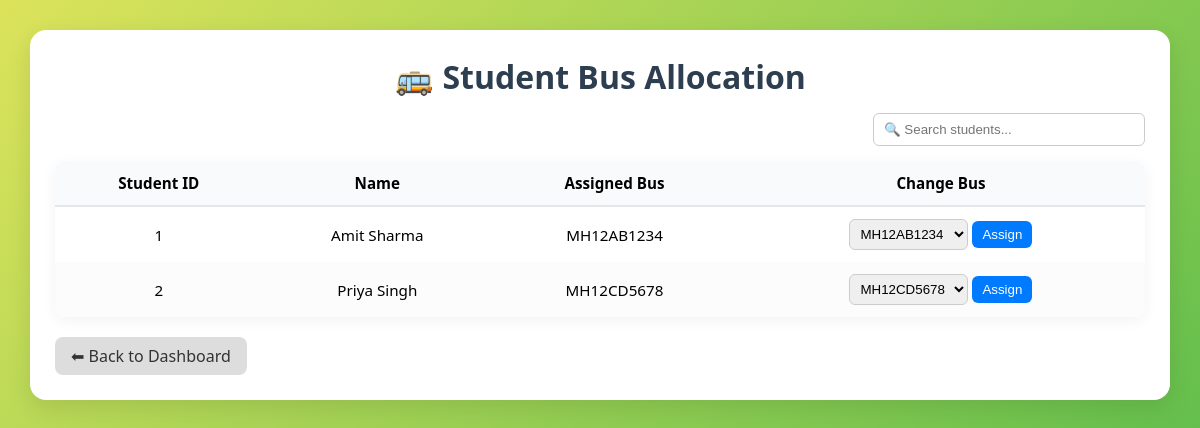
/reports/bus_allocation.php, run on the app's committed database.
### tables this page shows
CREATE TABLE students (
    student_id INT AUTO_INCREMENT PRIMARY KEY,
    name VARCHAR(100) NOT NULL,
    email VARCHAR(100),
    phone VARCHAR(15),
    address TEXT,
    bus_id INT DEFAULT NULL,
    created_at TIMESTAMP DEFAULT CURRENT_TIMESTAMP,
    FOREIGN KEY (bus_id) REFERENCES buses(bus_id) ON DELETE SET NULL
);

CREATE TABLE buses (
    bus_id INT AUTO_INCREMENT PRIMARY KEY,
    bus_number VARCHAR(50) NOT NULL UNIQUE,
    capacity INT NOT NULL,
    driver_id INT,
    route_id INT,
    created_at TIMESTAMP DEFAULT CURRENT_TIMESTAMP,
    FOREIGN KEY (driver_id) REFERENCES drivers(driver_id) ON DELETE SET NULL,
    FOREIGN KEY (route_id) REFERENCES routes(route_id) ON DELETE SET NULL
);

### reports/bus_allocation.php (the view, shortened to what this page needs)
<?php
include '../db_connect.php';
$error = "";
try {
    $stmt = $conn->query("
        SELECT s.student_id, s.name AS student_name, s.bus_id, b.bus_number AS bus_number
        FROM students s
        LEFT JOIN buses b ON s.bus_id = b.bus_id
        ORDER BY s.student_id ASC
    ");
    $students = $stmt->fetchAll(PDO::FETCH_ASSOC);
} catch (PDOException $e) {
    $error = "❌ Error fetching students: " . $e->getMessage();
}
try {
    $stmt = $conn->query("SELECT bus_id, bus_number FROM buses ORDER BY bus_number ASC");
    $buses = $stmt->fetchAll(PDO::FETCH_ASSOC);
} catch (PDOException $e) {
    $error .= "❌ Error fetching buses: " . $e->getMessage();
}
?>
<!DOCTYPE html>
<html lang="en">
<head>
</head>
<body>
<div class="card">
<h2>🚌 Student Bus Allocation</h2>
<?php if (!empty($students)) { ?>
<div class="search-box">
    <input type="text" id="searchInput" placeholder="🔍 Search students..." onkeyup="searchTable()">
</div>
<div class="table-container">
<table>
<thead>
<tr>
<th>Student ID</th>
<th>Name</th>
<th>Assigned Bus</th>
<th>Change Bus</th>
</tr>
</thead>
<tbody>
<?php foreach ($students as $student) { ?>
<tr>
<td><?= $student['student_id'] ?></td>
<td><?= htmlspecialchars($student['student_name']) ?></td>
<td><?= htmlspecialchars($student['bus_number']) ?? "<em>Not assigned</em>" ?></td>
<td>
<form method="POST" style="margin:0;">
<select name="bus_id">
<?php foreach ($buses as $bus): ?>
<option value="<?= $bus['bus_id'] ?>" <?= $student['bus_id'] == $bus['bus_id'] ? 'selected' : '' ?>>
<?= htmlspecialchars($bus['bus_number']) ?>
</option>
<?php endforeach; ?>
</select>
<button type="submit" name="assign_bus">Assign</button>
</form>
</td>
</tr>
<?php } ?>
</tbody>
</table>
</div>
<?php } else { ?>
<p style="text-align:center;">No students found.</p>
<?php } ?>
<a href="../admin/dashboard.php" class="back-btn">⬅ Back to Dashboard</a>
</div>
</body>
</html>

### reports/bus_allocation.php (style rules this page uses)
body { margin: 0; font-family: "Segoe UI", sans-serif; background: linear-gradient(135deg, #dce35b, #45b649); display: flex; justify-content: center; align-items: flex-start; min-height: 100vh; padding: 30px; }
.card { width: 100%; max-width: 1100px; background: white; padding: 25px; border-radius: 16px; box-shadow: 0 8px 25px rgba(0,0,0,0.1); animation: fadeIn 0.4s ease-in-out; }
h2 { text-align: center; font-size: 2rem; margin: 0 0 15px; color: #2c3e50; }
.search-box { display: flex; justify-content: flex-end; margin-bottom: 15px; }
.search-box input { padding: 8px 10px; width: 250px; border-radius: 6px; border: 1px solid #ccc; outline: none; }
.table-container { overflow-x: auto; max-height: 65vh; border-radius: 10px; box-shadow: 0 4px 15px rgba(0,0,0,0.05); }
table { width: 100%; border-collapse: collapse; min-width: 700px; }
th, td { padding: 12px; text-align: center; font-size: 0.95rem; }
th { background: #f9fafb; font-weight: bold; border-bottom: 2px solid #e5e7eb; position: sticky; top: 0; z-index: 2; }
tr:nth-child(even) td { background: #fcfcfc; }
select { padding: 6px; border-radius: 6px; border: 1px solid #ccc; }
button { background: #007bff; color: white; border: none; border-radius: 6px; padding: 6px 10px; cursor: pointer; transition: background 0.3s, transform 0.2s; }
.back-btn { display: inline-block; margin-top: 20px; background: #ddd; color: #333; padding: 8px 16px; border-radius: 8px; text-decoration: none; transition: 0.3s; }

### data on the page
students: student_id "1", name "Amit Sharma", bus.bus_number "MH12AB1234", bus_id "MH12AB1234"
students: student_id "2", name "Priya Singh", bus.bus_number "MH12CD5678", bus_id "MH12CD5678"
